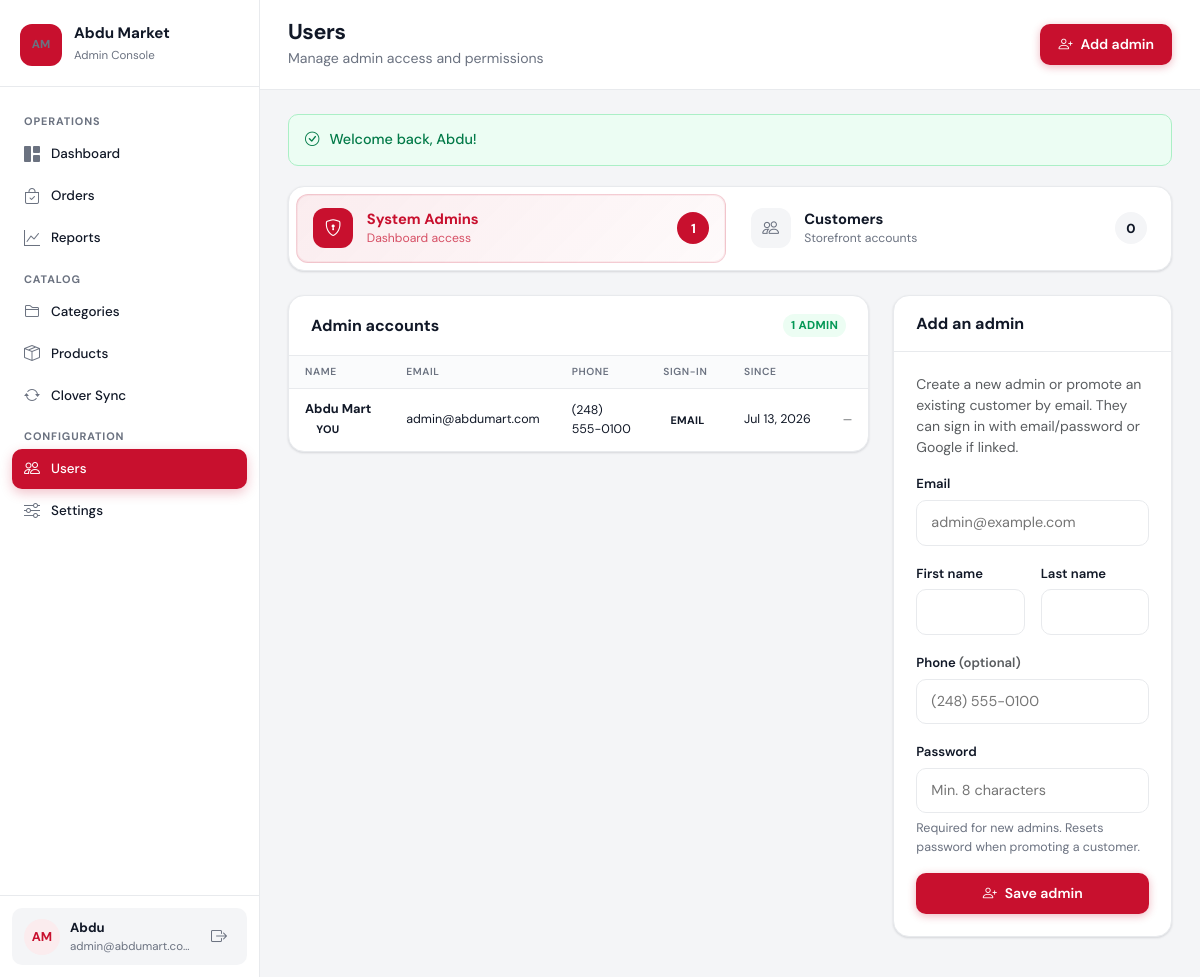
The page /admin/users.php (signed in) on the database its author committed.
### tables this page shows
CREATE TABLE users (
    id INT UNSIGNED AUTO_INCREMENT PRIMARY KEY,
    email VARCHAR(255) NOT NULL UNIQUE,
    google_id VARCHAR(255) DEFAULT NULL UNIQUE,
    password_hash VARCHAR(255) DEFAULT NULL,
    first_name VARCHAR(100) NOT NULL,
    last_name VARCHAR(100) NOT NULL,
    phone VARCHAR(20) DEFAULT NULL,
    email_verified_at TIMESTAMP NULL DEFAULT NULL,
    role ENUM('customer', 'admin') NOT NULL DEFAULT 'customer',
    created_at TIMESTAMP DEFAULT CURRENT_TIMESTAMP
);

### includes/db.php (called while the page is built, shortened)
<?php
function db(): PDO
{
    static $pdo = null;
    if ($pdo === null) {
        $cfg = require dirname(__DIR__) . '/config/database.php';
        $dsn = sprintf(
            'mysql:host=%s;dbname=%s;charset=%s',
            $cfg['host'],
            $cfg['name'],
            $cfg['charset']
        );
        $pdo = new PDO($dsn, $cfg['user'], $cfg['pass'], [
            PDO::ATTR_ERRMODE => PDO::ERRMODE_EXCEPTION,
            PDO::ATTR_DEFAULT_FETCH_MODE => PDO::FETCH_ASSOC,
        ]);
    }
    return $pdo;
}

### includes/auth.php (called while the page is built, shortened)
<?php
function current_user(): ?array
{
    static $user = null;
    if ($user === null) {
        $stmt = db()->prepare('SELECT id, email, first_name, last_name, phone, role, google_id, email_verified_at FROM users WHERE id = ?');
        $stmt->execute([$_SESSION['user_id']]);
        $user = $stmt->fetch() ?: null;
    }
    return $user;
}
function is_logged_in(): bool
{
    return current_user() !== null;
}
function is_admin(): bool
{
    $user = current_user();
    return $user && $user['role'] === 'admin';
}
function require_login(): void
{
    if (!is_logged_in()) {
        if (is_ajax_request()) {
            json_response(['error' => 'Please sign in to continue.', 'login_required' => true], 401);
        }
        flash('warning', 'Please sign in to continue.');
        $target = 'login.php?redirect=' . urlencode($_SERVER['REQUEST_URI'] ?? 'index.php');
        if (is_admin_request()) {
            redirect_site($target);
        }
        redirect($target);
    }
}
function require_admin(): void
{
    require_login();
}

### includes/functions.php (called while the page is built, shortened)
<?php
function e(?string $value): string
{
    return htmlspecialchars($value ?? '', ENT_QUOTES, 'UTF-8');
}
function get_flashes(): array
{
    $flashes = $_SESSION['flash'] ?? [];
    return $flashes;
}

### admin/users.php (the view, shortened to what this page needs)
<?php
require_admin();
$adminSection = 'users';
$tab = $_GET['tab'] ?? 'admins';
$search = trim($_GET['q'] ?? '');
$currentAdminId = (int) current_user()['id'];
$adminUsers = db()->query(
    "SELECT u.id, u.email, u.first_name, u.last_name, u.phone, u.google_id, u.email_verified_at, u.created_at
     FROM users u
     WHERE u.role = 'admin'
     ORDER BY u.created_at ASC"
)->fetchAll();
$customerTotal = (int) db()->query("SELECT COUNT(*) FROM users WHERE role = 'customer'")->fetchColumn();
$pageTitle = 'Users';
$pageSubtitle = $tab === 'admins'
    ? 'Manage admin access and permissions'
    : 'Browse storefront customer accounts';
$exportUrl = 'users.php?tab=customers&export=csv' . ($search !== '' ? '&q=' . rawurlencode($search) : '');
$headerActions = $tab === 'admins'
    ? '<a href="#add-admin-panel" class="admin-btn admin-btn-primary"><i class="bi bi-person-plus"></i> Add admin</a>'
    : '<a href="' . e($exportUrl) . '" class="admin-btn admin-btn-outline"><i class="bi bi-download"></i> Export CSV</a>';
require dirname(__DIR__) . '/includes/admin_header.php';
?>
<div class="admin-tabbar mb-4">
    <nav class="admin-tabbar-nav" aria-label="User sections">
        <a href="users.php?tab=admins" class="admin-tabbar-item<?= $tab === 'admins' ? ' is-active' : '' ?>">
            <span class="admin-tabbar-icon"><i class="bi bi-shield-lock"></i></span>
            <span class="admin-tabbar-copy">
                <strong>System Admins</strong>
                <small>Dashboard access</small>
            </span>
            <span class="admin-tabbar-count"><?= count($adminUsers) ?></span>
        </a>
        <a href="users.php?tab=customers" class="admin-tabbar-item<?= $tab === 'customers' ? ' is-active' : '' ?>">
            <span class="admin-tabbar-icon"><i class="bi bi-people"></i></span>
            <span class="admin-tabbar-copy">
                <strong>Customers</strong>
                <small>Storefront accounts</small>
            </span>
            <span class="admin-tabbar-count"><?= $customerTotal ?></span>
        </a>
    </nav>
</div>
<?php if ($tab === 'admins'): ?>
<div class="row g-4">
    <div class="col-lg-8">
        <div class="admin-card">
            <div class="admin-card-header">
                <h2>Admin accounts</h2>
                <span class="admin-badge admin-badge-green"><?= count($adminUsers) ?> admin<?= count($adminUsers) === 1 ? '' : 's' ?></span>
            </div>
            <div class="table-responsive">
                <table class="admin-table admin-table-compact">
                    <thead>
                        <tr>
                            <th>Name</th>
                            <th>Email</th>
                            <th>Phone</th>
                            <th>Sign-in</th>
                            <th>Since</th>
                            <th></th>
                        </tr>
                    </thead>
                    <tbody>
                        <?php foreach ($adminUsers as $admin): ?>
                        <tr>
                            <td>
                                <strong><?= e(trim($admin['first_name'] . ' ' . $admin['last_name'])) ?></strong>
                                <?php if ((int) $admin['id'] === $currentAdminId): ?>
                                <span class="admin-badge ms-1">You</span>
                                <?php endif; ?>
                            </td>
                            <td><?= e($admin['email']) ?></td>
                            <td><?= e($admin['phone'] ?: '—') ?></td>
                            <td>
                                <?php if (!empty($admin['google_id'])): ?>
                                <span class="admin-badge admin-badge-green">Google</span>
                                <?php else: ?>
                                <span class="admin-badge">Email</span>
                                <?php endif; ?>
                            </td>
                            <td class="text-nowrap"><?= e(date('M j, Y', strtotime($admin['created_at']))) ?></td>
                            <td class="text-end">
                                <?php if ((int) $admin['id'] !== $currentAdminId && count($adminUsers) > 1): ?>
                                <form method="post" class="d-inline" onsubmit="return confirm('Remove admin access for <?= e($admin['email']) ?>? They will become a customer.');">
                                    <?= csrf_field() ?>
                                    <input type="hidden" name="action" value="demote_admin">
                                    <input type="hidden" name="user_id" value="<?= (int) $admin['id'] ?>">
                                    <input type="hidden" name="tab" value="admins">
                                    <button type="submit" class="admin-btn admin-btn-outline admin-btn-sm text-danger">
                                        <i class="bi bi-person-dash"></i> Remove admin
                                    </button>
                                </form>
                                <?php else: ?>
                                <span class="text-muted small">—</span>
                                <?php endif; ?>
                            </td>
                        </tr>
                        <?php endforeach; ?>
                    </tbody>
                </table>
            </div>
        </div>
    </div>
    <div class="col-lg-4">
        <div class="admin-card h-100" id="add-admin-panel">
            <div class="admin-card-header"><h2>Add an admin</h2></div>
            <div class="admin-card-body padded">
                <p class="text-muted small">Create a new admin or promote an existing customer by email. They can sign in with email/password or Google if linked.</p>
                <form method="post">
                    <div class="admin-field">
                        <label for="admin_email">Email</label>
                        <input type="email" id="admin_email" name="email" class="admin-input" required placeholder="admin@example.com">
                    </div>
                    <div class="row g-3">
                        <div class="col-md-6">
                            <div class="admin-field">
                                <label for="admin_first_name">First name</label>
                                <input type="text" id="admin_first_name" name="first_name" class="admin-input" required>
                            </div>
                        </div>
                        <div class="col-md-6">
                            <div class="admin-field">
                                <label for="admin_last_name">Last name</label>
                                <input type="text" id="admin_last_name" name="last_name" class="admin-input" required>
                            </div>
                        </div>
                    </div>
                    <div class="admin-field">
                        <label for="admin_phone">Phone <span class="text-muted">(optional)</span></label>
                        <input type="text" id="admin_phone" name="phone" class="admin-input" placeholder="(248) 555-0100">
                    </div>
                    <div class="admin-field mb-0">
                        <label for="admin_password">Password</label>
                        <input type="password" id="admin_password" name="password" class="admin-input" required minlength="8" autocomplete="new-password" placeholder="Min. 8 characters">
                        <div class="hint">Required for new admins. Resets password when promoting a customer.</div>
                    </div>
                    <button type="submit" class="admin-btn admin-btn-primary w-100 mt-3">
                        <i class="bi bi-person-plus"></i> Save admin
                    </button>
                </form>
            </div>
        </div>
    </div>
</div>
<?php endif; ?>
<?php require dirname(__DIR__) . '/includes/admin_footer.php'; ?>

### includes/admin_header.php (shortened to what this page needs)
<?php
$pageTitle = $pageTitle ?? 'Dashboard';
$pageSubtitle = $pageSubtitle ?? null;
$headerActions = $headerActions ?? '';
$adminUser = current_user();
$adminInitials = strtoupper(substr($adminUser['first_name'] ?? 'A', 0, 1) . substr($adminUser['last_name'] ?? 'M', 0, 1));
?>
<!DOCTYPE html>
<html lang="en">
<head>
    <link href="https://cdn.jsdelivr.net/npm/bootstrap@5.3.3/dist/css/bootstrap.min.css" rel="stylesheet">
    <link href="https://cdn.jsdelivr.net/npm/bootstrap-icons@1.11.3/font/bootstrap-icons.min.css" rel="stylesheet">
    <link href="../assets/css/admin.css" rel="stylesheet">
</head>
<body class="admin-app">
<div class="admin-shell">
    <aside class="admin-sidebar" id="adminSidebar">
        <div class="admin-sidebar-brand">
            <span class="admin-logo">AM</span>
            <div>
                <strong>Abdu Market</strong>
                <span>Admin Console</span>
            </div>
        </div>
        <nav class="admin-sidebar-nav">
            <span class="admin-nav-group">Operations</span>
            <a href="index.php" class="admin-sidebar-link <?= ($adminSection ?? '') === 'dashboard' ? 'active' : '' ?>">
                <i class="bi bi-grid-1x2-fill"></i> Dashboard
            </a>
            <a href="orders.php" class="admin-sidebar-link <?= ($adminSection ?? '') === 'orders' ? 'active' : '' ?>">
                <i class="bi bi-bag-check"></i> Orders
            </a>
            <a href="reports.php" class="admin-sidebar-link <?= ($adminSection ?? '') === 'reports' ? 'active' : '' ?>">
                <i class="bi bi-graph-up"></i> Reports
            </a>
            <span class="admin-nav-group">Catalog</span>
            <a href="categories.php" class="admin-sidebar-link <?= ($adminSection ?? '') === 'categories' ? 'active' : '' ?>">
                <i class="bi bi-folder2"></i> Categories
            </a>
            <a href="products.php" class="admin-sidebar-link <?= ($adminSection ?? '') === 'products' ? 'active' : '' ?>">
                <i class="bi bi-box-seam"></i> Products
            </a>
            <a href="clover-sync.php" class="admin-sidebar-link <?= ($adminSection ?? '') === 'clover-sync' ? 'active' : '' ?>">
                <i class="bi bi-arrow-repeat"></i> Clover Sync
            </a>
            <span class="admin-nav-group">Configuration</span>
            <a href="users.php" class="admin-sidebar-link <?= ($adminSection ?? '') === 'users' ? 'active' : '' ?>">
                <i class="bi bi-people"></i> Users
            </a>
            <a href="settings.php" class="admin-sidebar-link <?= ($adminSection ?? '') === 'settings' ? 'active' : '' ?>">
                <i class="bi bi-sliders"></i> Settings
            </a>
        </nav>
        <div class="admin-sidebar-footer">
            <div class="admin-user-pill">
                <span class="admin-user-avatar"><?= e($adminInitials) ?></span>
                <div class="admin-user-meta">
                    <strong><?= e($adminUser['first_name'] ?? 'Admin') ?></strong>
                    <span><?= e($adminUser['email'] ?? '') ?></span>
                </div>
                <a href="../logout.php" class="admin-user-signout" aria-label="Sign out" title="Sign out">
                    <i class="bi bi-box-arrow-right"></i>
                </a>
            </div>
        </div>
    </aside>
    <div class="admin-main">
        <header class="admin-top-header">
            <div class="admin-top-header-text">
                <h1><?= e($pageTitle) ?></h1>
                <?php if ($pageSubtitle): ?>
                <p><?= e($pageSubtitle) ?></p>
                <?php endif; ?>
            </div>
            <?php if ($headerActions): ?>
            <div class="admin-header-actions"><?= $headerActions ?></div>
            <?php endif; ?>
        </header>
        <main class="admin-page">
            <?php foreach (get_flashes() as $flash): ?>
            <div class="admin-toast admin-toast-<?= e($flash['type']) ?>">
                <i class="bi bi-<?= $flash['type'] === 'success' ? 'check-circle' : ($flash['type'] === 'danger' ? 'exclamation-triangle' : 'info-circle') ?>"></i>
                <?= e($flash['message']) ?>
            </div>
            <?php endforeach; ?>

### rows shown on the page
users: adminInitials "AM", first_name "Abdu", email "admin@abdumart.com", first_name+last_name "Abdu Mart", shows "YOU", phone "(248) 555-0100", shows "EMAIL", created_at "Jul 13, 2026"

### other values the page prints
$pageTitle "Users"
$pageSubtitle "Manage admin access and permissions"
$flash['message'] "Welcome back, Abdu!"
count($adminUsers) "1"
$customerTotal "0"
